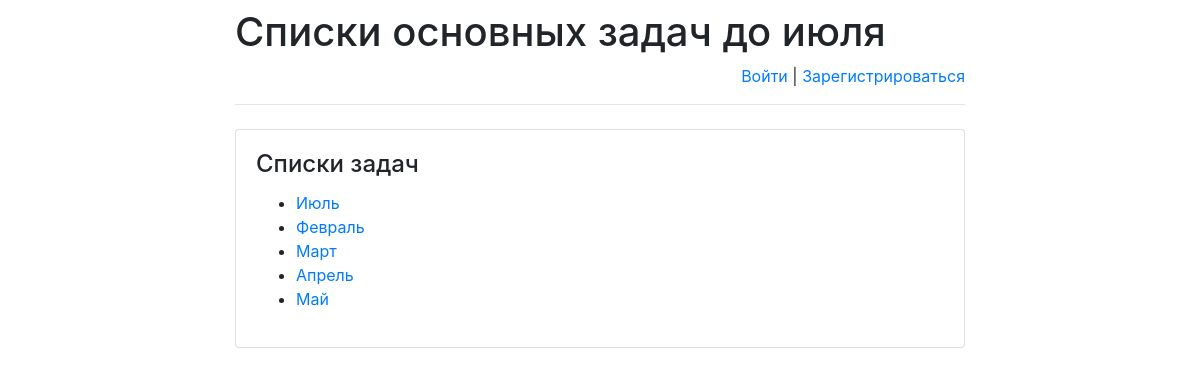
Page /schedule/ on the committed database.
### schedule/models.py (models this page shows)
class Schedule(models.Model):
    schedule_text = models.CharField(max_length=255)
    pub_date = models.DateTimeField('date published')

### schedule/views.py (the view)
# urls.py: path(r'', views.index, name='index'),
def index(request):
    message = None
    if "message" in request.GET:
        message = request.GET["message"]
    return render(
        request,
        "index.html",
        {
            "latest_schedule":
                Schedule.objects.order_by('-pub_date')[:5],
            "message": message
        }
    )

### schedule/templates/index.html (shortened to what this page needs)
{% extends 'base.html' %}
{% block main %}
    <h4 class="card-title">Списки задач</h4>
    {% if latest_schedule %}
        <ul>
            {% for schedule in latest_schedule %}
                <li>
                    <a href="/schedule/{{ schedule.id }}/">
                        {{ schedule.schedule_text }}
                    </a>
                </li>
            {% endfor %}
        </ul>
    {% else %}
        <p>На данный момент нет списка.</p>
    {% endif %}
{% endblock %}

### rows in the picture
Schedule: schedule_text "Июль"
Schedule: schedule_text "Февраль"
Schedule: schedule_text "Март"
Schedule: schedule_text "Апрель"
Schedule: schedule_text "Май"
